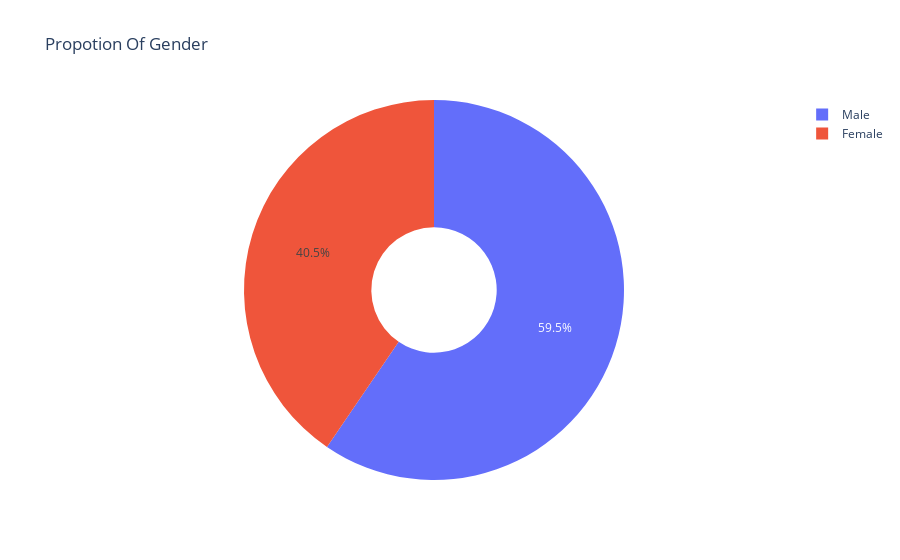

The code cell stored with this chart in its notebook:
### Markdown cell above
### Insights
Chance of bank transfer to be a churn is low

### Code cell
ex.pie(df_yes,names='Gender',title='Propotion Of Gender',hole=0.33)

### Figure 1 — Plotly figure (JSON) as saved in the notebook; plotly's stock layout.template omitted (floating-point values rounded to 4 significant figures)
{"data": [{"domain": {"x": [0, 1], "y": [0, 1]}, "hole": 0.33, "hovertemplate": "Gender=%{label}<extra></extra>", "labels": ["Male", "Male", "Male", "Female", "Female", "Female", "Male", "Male", "Female", "Female", "Male", "Female", "Male", "Male", "Male", "Female", "Female", "Male", "Male", "Male", "Male", "Male", "Male", "Male", "Female", "Female", "Male", "Female", "Female", "Female", "Female", "Female", "Male", "Female", "Male", "Male", "Male", "Male", "Male", "Male", "Male", "Female"], "legendgroup": "", "name": "", "showlegend": true, "type": "pie"}], "layout": {"legend": {"tracegroupgap": 0}, "title": {"text": "Propotion Of Gender"}}}
